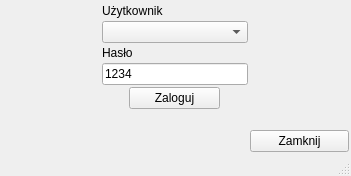
<?xml version="1.0" encoding="UTF-8"?>
<ui version="4.0">
 <class>LoginScreen</class>
 <widget class="QMainWindow" name="LoginScreen">
  <property name="geometry">
   <rect>
    <x>0</x>
    <y>0</y>
    <width>351</width>
    <height>176</height>
   </rect>
  </property>
  <property name="minimumSize">
   <size>
    <width>351</width>
    <height>176</height>
   </size>
  </property>
  <property name="maximumSize">
   <size>
    <width>351</width>
    <height>176</height>
   </size>
  </property>
  <property name="windowTitle">
   <string>MainWindow</string>
  </property>
  <widget class="QWidget" name="centralwidget">
   <layout class="QGridLayout" name="gridLayout">
    <property name="leftMargin">
     <number>2</number>
    </property>
    <property name="topMargin">
     <number>2</number>
    </property>
    <property name="rightMargin">
     <number>2</number>
    </property>
    <property name="bottomMargin">
     <number>2</number>
    </property>
    <property name="spacing">
     <number>2</number>
    </property>
    <item row="2" column="1">
     <widget class="QLabel" name="labelPassword">
      <property name="minimumSize">
       <size>
        <width>146</width>
        <height>0</height>
       </size>
      </property>
      <property name="maximumSize">
       <size>
        <width>146</width>
        <height>16777215</height>
       </size>
      </property>
      <property name="text">
       <string>Hasło</string>
      </property>
     </widget>
    </item>
    <item row="3" column="1">
     <widget class="QLineEdit" name="lineEditPassword">
      <property name="minimumSize">
       <size>
        <width>146</width>
        <height>0</height>
       </size>
      </property>
      <property name="maximumSize">
       <size>
        <width>146</width>
        <height>16777215</height>
       </size>
      </property>
      <property name="inputMask">
       <string/>
      </property>
      <property name="text">
       <string>1234</string>
      </property>
     </widget>
    </item>
    <item row="5" column="1" rowspan="2">
     <spacer name="verticalSpacerDown">
      <property name="orientation">
       <enum>Qt::Vertical</enum>
      </property>
      <property name="sizeHint" stdset="0">
       <size>
        <width>20</width>
        <height>40</height>
       </size>
      </property>
     </spacer>
    </item>
    <item row="4" column="2">
     <spacer name="horizontalSpacerRight">
      <property name="orientation">
       <enum>Qt::Horizontal</enum>
      </property>
      <property name="sizeHint" stdset="0">
       <size>
        <width>132</width>
        <height>20</height>
       </size>
      </property>
     </spacer>
    </item>
    <item row="1" column="1">
     <widget class="QComboBox" name="comboBoxUser">
      <property name="minimumSize">
       <size>
        <width>146</width>
        <height>0</height>
       </size>
      </property>
      <property name="maximumSize">
       <size>
        <width>146</width>
        <height>16777215</height>
       </size>
      </property>
     </widget>
    </item>
    <item row="4" column="0">
     <spacer name="horizontalSpacerLeft">
      <property name="orientation">
       <enum>Qt::Horizontal</enum>
      </property>
      <property name="sizeHint" stdset="0">
       <size>
        <width>133</width>
        <height>20</height>
       </size>
      </property>
     </spacer>
    </item>
    <item row="0" column="1">
     <widget class="QLabel" name="labelUserName">
      <property name="minimumSize">
       <size>
        <width>146</width>
        <height>0</height>
       </size>
      </property>
      <property name="maximumSize">
       <size>
        <width>146</width>
        <height>16777215</height>
       </size>
      </property>
      <property name="text">
       <string>Użytkownik</string>
      </property>
     </widget>
    </item>
    <item row="4" column="1">
     <layout class="QHBoxLayout" name="horizontalLayout">
      <item>
       <widget class="QPushButton" name="pushButtonLogIn">
        <property name="minimumSize">
         <size>
          <width>91</width>
          <height>0</height>
         </size>
        </property>
        <property name="maximumSize">
         <size>
          <width>91</width>
          <height>16777215</height>
         </size>
        </property>
        <property name="text">
         <string>Zaloguj</string>
        </property>
       </widget>
      </item>
     </layout>
    </item>
    <item row="6" column="2">
     <widget class="QPushButton" name="pushButtonExit">
      <property name="text">
       <string>Zamknij</string>
      </property>
     </widget>
    </item>
   </layout>
  </widget>
  <widget class="QStatusBar" name="statusbar">
   <property name="layoutDirection">
    <enum>Qt::LeftToRight</enum>
   </property>
  </widget>
 </widget>
 <resources/>
 <connections/>
</ui>
